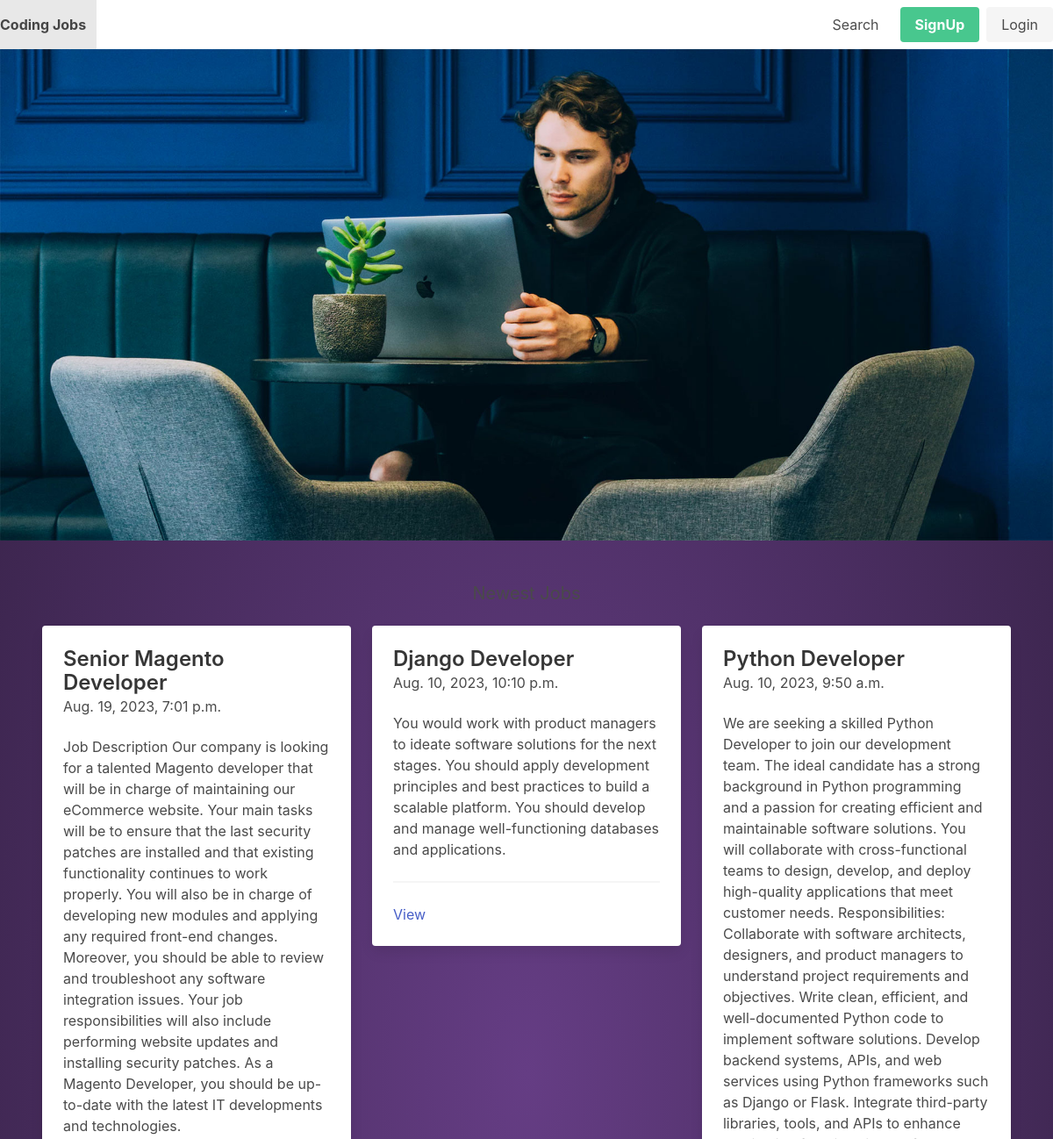
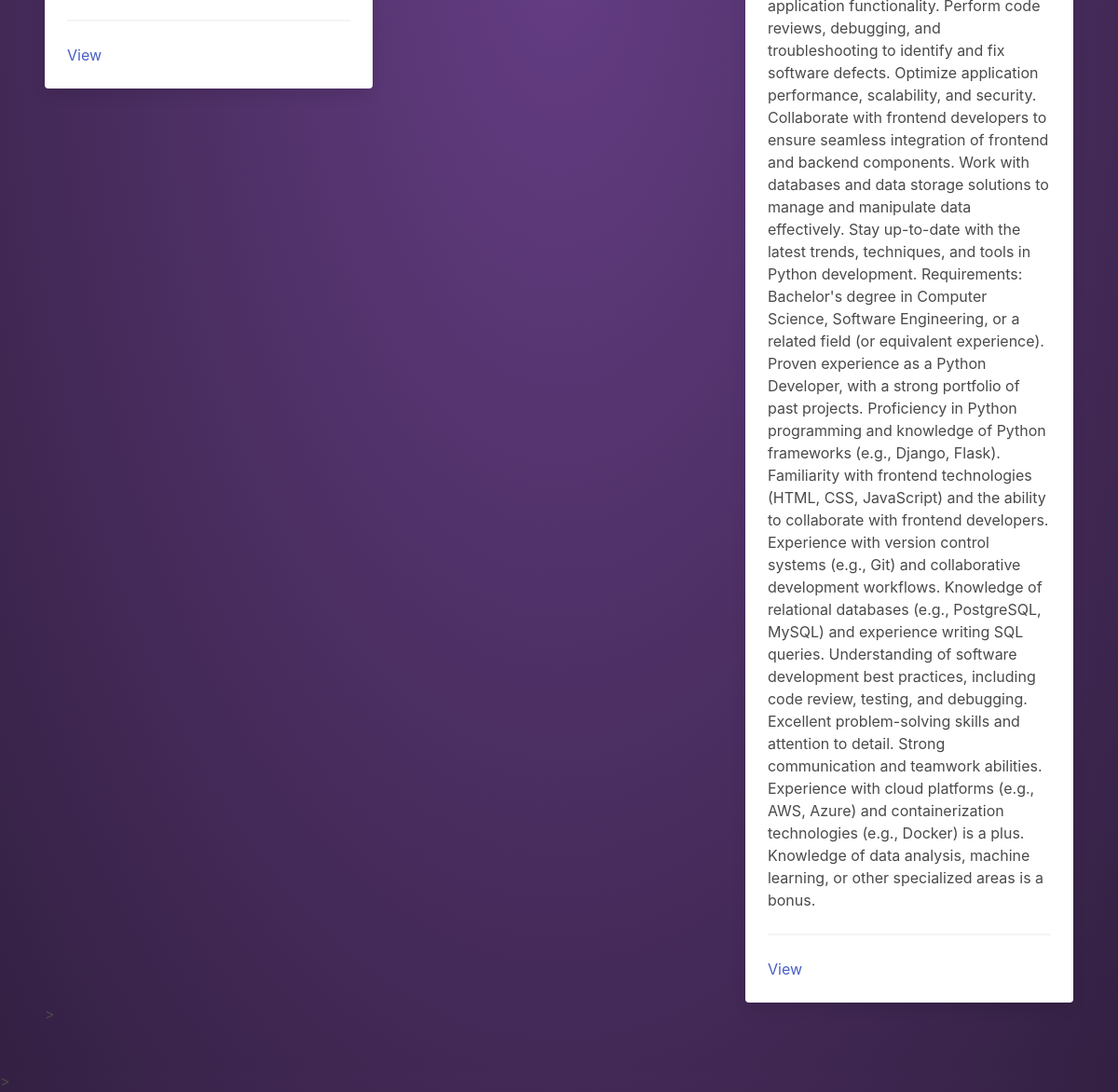
The page / on the database its author committed (2 pictures, top to bottom).
### apps/job/models.py (models this page shows, shortened)
class Job(models.Model):
    SIZE_1_9 = 'size_1-9'
    SIZE_10_49 = 'size_10-49'
    SIZE_50_99 = 'size_50-99'
    SIZE_100 = 'size_100'
    CHOICES_SIZE = (
        (SIZE_1_9, '1-9'),
        (SIZE_10_49, '10-49'),
        (SIZE_50_99, '50-99'),
        (SIZE_100, '100+'),
    )
    ACTIVE = 'active'
    EMPLOYED = 'employed'
    ARCHIVED = 'archived'
    CHOICES_STATUS = (
        (ACTIVE, 'Active'),
        (EMPLOYED, 'Employed'),
        (ARCHIVED, 'Archived')
    )
    title = models.CharField(max_length=255)
    short_description = models.TextField()
    long_description = models.TextField(blank=True, null=True)
    company_name = models.CharField(max_length=255)
    company_address = models.CharField(max_length=255, blank=True, null=True)
    company_zipcode = models.CharField(max_length=255, blank=True, null=True)
    company_place = models.CharField(max_length=255, blank=True, null=True)
    company_country = models.CharField(max_length=255, blank=True, null=True)
    company_size = models.CharField(max_length=20, choices=CHOICES_SIZE, default=SIZE_1_9)
    created_by = models.ForeignKey(User, related_name='jobs', on_delete=models.CASCADE)
    created_at = models.DateTimeField(auto_now_add=True)
    changed_at = models.DateTimeField(auto_now=True)
    status = models.CharField(max_length=20, choices=CHOICES_STATUS, default=ACTIVE)

### apps/core/views.py (the view)
# urls.py: path('', frontpage, name='frontpage'),
def frontpage(request):
    jobs = Job.objects.filter(status=Job.ACTIVE).order_by('-created_at')[0:3]
    return render(request, 'core/frontpage.html', {'jobs': jobs})

### apps/notification/context_processors.py (called while the page is built)
def notifications(request):
    if request.user.is_authenticated:
        return {'notifications': request.user.notifications.filter(is_read=False)}
    else:
        return {'notifications': []}

### apps/core/templates/core/frontpage.html
{% extends 'core/base.html' %}
{% block content %}
     <h2 class="subtitle has-text-centered">Newest Jobs</h2>
  <div class="containers">
     <div class="columns">
          {% for job in jobs %}
               <div class="column is-4">
                    <div class="card">
                         <div class="card-content">
                              <div class="media">
                                   <div class="media-content">
                                        <p class="title is-4">{{ job.title }}</p>
                                        <p class="subtitle is-6">{{ job.created_at }}</p>
                                   </div>
                              </div>
                              <div class="content">
                                   {{ job.short_description }}
                                   <hr>
                                   <a href="{% url 'job_detail' job.id %}">View</a>
                              </div>
                         </div>
                    </div>
               </div>
          {% endfor %}
     </div>
  </div>>
{% endblock %}

### apps/core/templates/core/base.html (shortened to what this page needs)
{% load static %}
<!DOCTYPE html>
<html>
    <head>
        <link rel="stylesheet" href="https://cdn.jsdelivr.net/npm/bulma@0.9.0/css/bulma.min.css">
        <link rel="stylesheet" href="{% static 'style.css' %}">
    </head>
    <body class="body">
      <div class="container">
        <nav class="navbar is-light">
             <div class="navbar-brand">
                  <a href="{%url 'frontpage' %}" class="navbar-item"><strong>Coding Jobs</strong></a>
             </div>
            <div class="navbar-menu">
                <div class="navbar-end">
                        <a href="{% url 'search' %}" class="navbar-item" id="btn">Search</a>
                    <div class="navbar-item">
                        <div class="buttons">
                            {% if request.user.is_authenticated %}
                                <a href="{% url 'logout' %}" class="button is-danger">Log Out</a>
                            {% else %}
                                <a href="{% url 'signup' %}" class="button is-success"><strong>SignUp</strong></a>
                                <a href="{% url 'login' %}" class="button is-light">Login</a>
                            {% endif %}
                        </div>
                    </div>
                </div>
            </div>
        </nav>
        <main>
            <img src="static\imgs\hero_1.jpg" class="image" alt="" />
        </main>
        <section class="section">
            {% block content %}
            {% endblock %}
        </section>
      </div>>
    </body>
</html>

### apps/core/templates/core/base.html (style rules this page uses)
.container { padding: 0; margin: 0; text-decoration: none; list-style: none; box-sizing: border-box; max-width: fit-content; }
.body { background: radial-gradient(#653d84, #332042); }
.container { background: radial-gradient(#653d84, #332042); }
.columns { background: linear-gradient(to right bottom, #f57542 ); }
.containers { background: linear-gradient(to right bottom, #f57542 ); }
.navbar-menu { background-color: white; }
.navbar-brand { background-color: white; }
#btn { background-color: white; }
.image { max-width: 100%; height: auto; }

### rows shown on the page
Job: title "Senior Magento Developer", created_at "Aug. 19, 2023, 7:01 p.m.", short_description "Job Description Our company is looking for a talented Magento developer that will be in charge of maintaining our eCommerce website. Your main tasks will be to ensure that the last security patches are installed and that existing functionality continues to work properly. You will also be in charge of developing new modules and applying any required front-end changes. Moreover, you should be able to review and troubleshoot any software integration issues. Your job responsibilities will also include performing website updates and installing security patches. As a Magento Developer, you should be up-to-date with the latest IT developments and technologies."
Job: title "Django Developer", created_at "Aug. 10, 2023, 10:10 p.m.", short_description "You would work with product managers to ideate software solutions for the next stages. You should apply development principles and best practices to build a scalable platform. You should develop and manage well-functioning databases and applications."
Job: title "Python Developer", created_at "Aug. 10, 2023, 9:50 a.m.", short_description "We are seeking a skilled Python Developer to join our development team. The ideal candidate has a strong background in Python programming and a passion for creating efficient and maintainable software solutions. You will collaborate with cross-functional teams to design, develop, and deploy high-quality applications that meet customer needs. Responsibilities: Collaborate with software architects, designers, and product managers to understand project requirements and objectives. Write clean, efficient, and well-documented Python code to implement software solutions. Develop backend systems, APIs, and web services using Python frameworks such as Django or Flask. Integrate third-party…"
